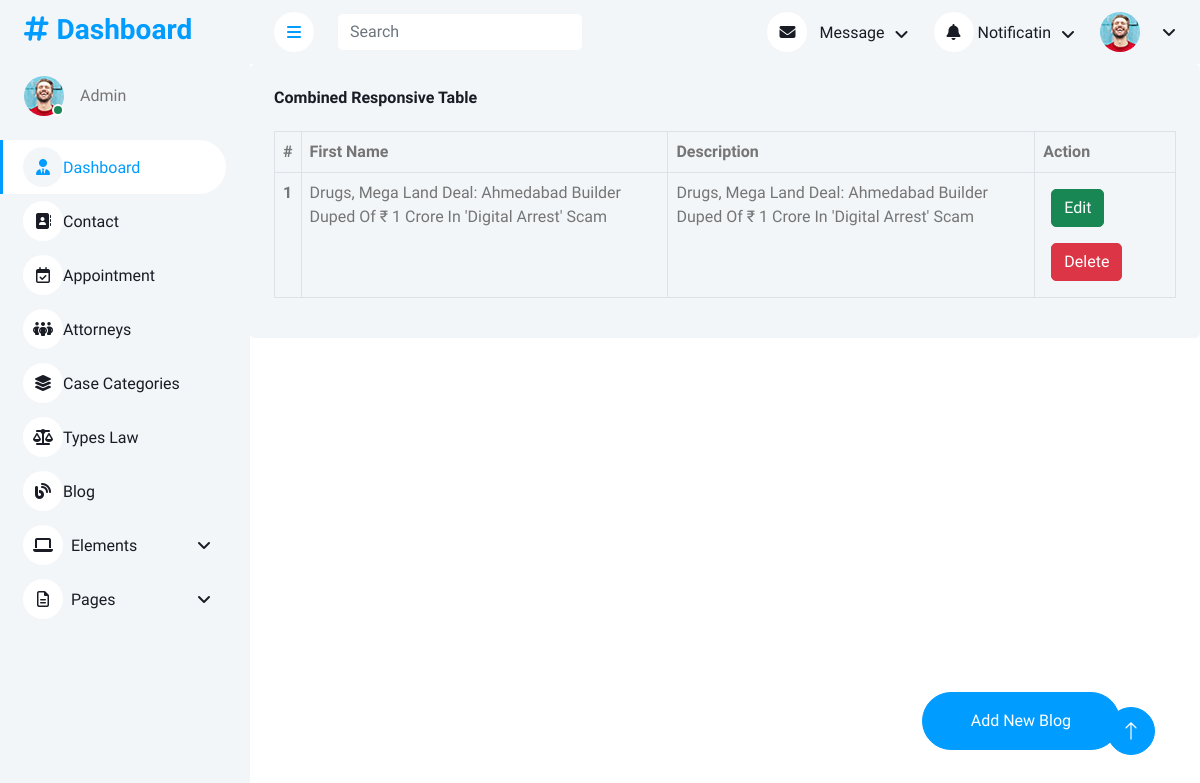
Before: /blog with the older database file.
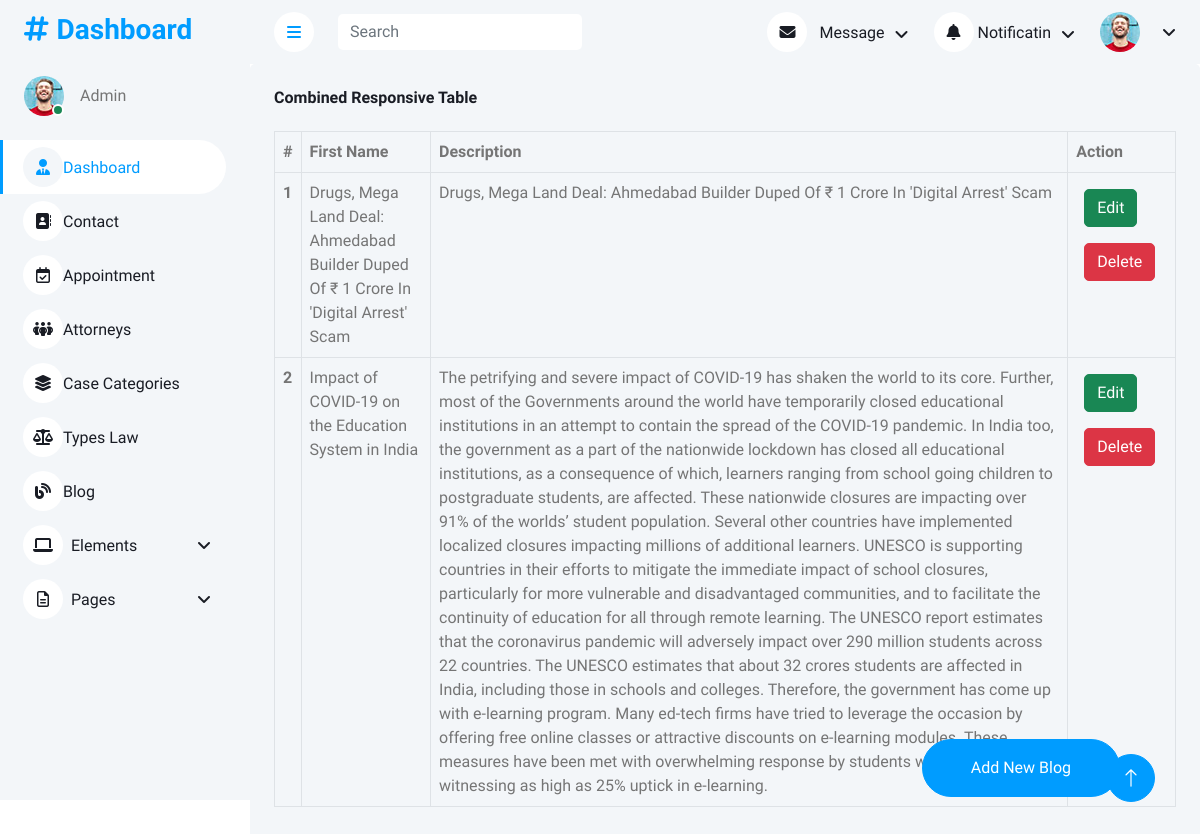
After: the same page with the newer database file.
### userapp/models.py (models this page shows, shortened)
class Blog(models.Model):
    image = models.FileField(upload_to='image/')
    tittle = models.CharField(max_length=100)
    des = models.CharField(max_length=1500)

### adminapp/views.py (the view)
# urls.py: path('blog', views.blog),
def blog(request):
    data = Blog.objects.all
    return render(request,'adminapp/blog.html',{"data":data})

### templates/adminapp/blog.html (shortened to what this page needs)
<!DOCTYPE html>
{% load static %}
<html lang="en">
<head>
    <link href="https://cdnjs.cloudflare.com/ajax/libs/font-awesome/6.7.2/css/all.min.css" rel="stylesheet">
    <link href="https://cdn.jsdelivr.net/npm/bootstrap-icons@1.4.1/font/bootstrap-icons.css" rel="stylesheet">
    <link href="{% static 'adminapp/lib/owlcarousel/assets/owl.carousel.min.css'%}" rel="stylesheet">
    <link href="{% static 'adminapp/lib/tempusdominus/css/tempusdominus-bootstrap-4.min.css'%}" rel="stylesheet" />
    <link href="{% static 'adminapp/css/bootstrap.min.css'%}" rel="stylesheet">
    <link href="{% static 'adminapp/css/style.css'%}" rel="stylesheet">
</head>
<body>
    <div class="container-xxl position-relative bg-white d-flex p-0">
        {% include 'adminapp/sidebar.html' %}
        <div class="content">
            {% include 'adminapp/navbar.html' %}
            <div class="col-12">
                <div class="bg-light rounded h-100 p-4">
                    <h6 class="mb-4">Combined Responsive Table</h6>
                    <div class="table-responsive">
                        <table class="table table-bordered table-hover">
                            <thead>
                                <tr>
                                    <th scope="col">#</th>
                                    <th scope="col">First Name</th>
                                    <th scope="col">Description</th>
                                    <th scope="col">Action</th>
                                </tr>
                            </thead>
                            <tbody>
                                {% for i in data %}
                                <tr>
                                    <th scope="row">{{i.id}}</th>
                                    <td>{{i.tittle}}</td>
                                    <td>{{i.des}}</td>
                                    <td><button type="button" class="btn btn-success m-2">Edit</button> <button type="button" class="btn btn-danger m-2">Delete</button></td>
                                </tr>
                                {% endfor %}
                            </tbody>
                        </table>
                    </div>
                </div>
            </div>
            <a class="btn btn-primary rounded-pill py-3 px-5"
   style="position: fixed; bottom: 50px; right: 80px; z-index: 1030;"
   href="add">Add New Blog</a>
        </div>
        <a href="#" class="btn btn-lg btn-primary btn-lg-square back-to-top"><i class="bi bi-arrow-up"></i></a>
    </div>
</body>
</html>

Changed rows visible on the page:
added Blog: id "2", tittle "Impact of COVID-19 on the Education System in India", des "The petrifying and severe impact of COVID-19 has shaken the world to its core. Further, most of the Governments around the world have temporarily closed educational institutions in an attempt to contain the spread of the COVID-19 pandemic. In India too, the government as a part of the nationwide lockdown has closed all educational institutions, as a consequence of which, learners ranging from school going children to postgraduate students, are affected. These nationwide closures are impacting over 91% of the worlds’ student population. Several other countries have implemented localized closures impacting millions of additional learners. UNESCO is supporting countries in their efforts to…"
